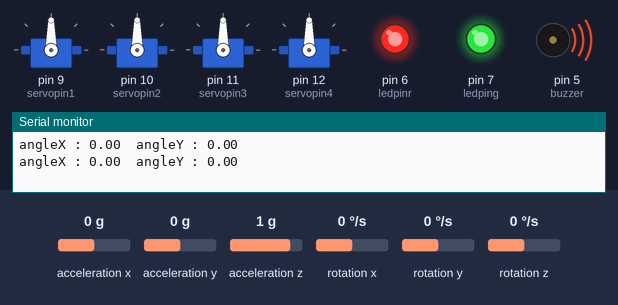
A sketch run on a simulated Arduino Uno, built with avr-gcc and run on an emulated ATmega328P. Parts: 4 × servo, output pins drawn as LEDs (lit = HIGH), buzzer (waves = sounding, pin HIGH), the last lines printed to the serial monitor. The inputs (shaded band) are chosen by the test bench; at power-on: acceleration x 0 g, acceleration y 0 g, acceleration z 1 g, rotation x 0 °/s, rotation y 0 °/s, rotation z 0 °/s.

Above: at 4.2 s.
4.3 s: acceleration x set to -1.4 g
At 4.8 s:
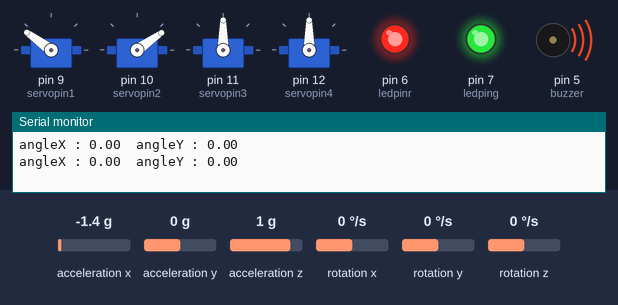
5.8 s: acceleration y set to -1.4 g
At 7.0 s:
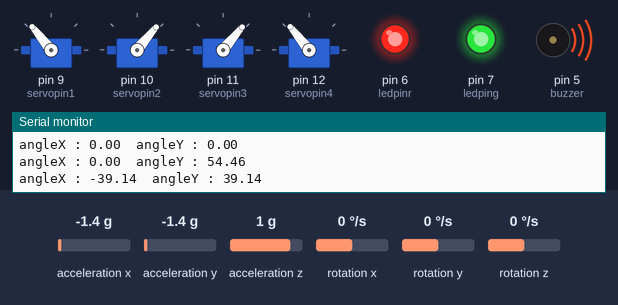
7.3 s: acceleration x set to -0.8 g
At 8.2 s:
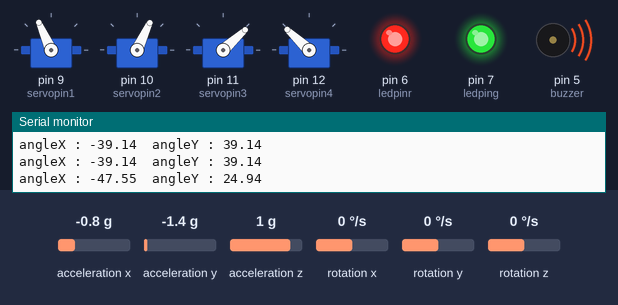
8.8 s: acceleration z set to -0.8 g
At 9.4 s:
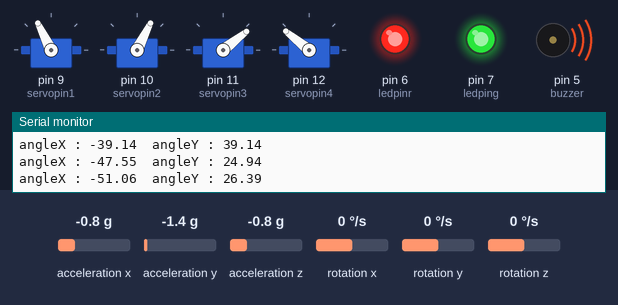
10.3 s: acceleration y set to 0 g
At 10.6 s:
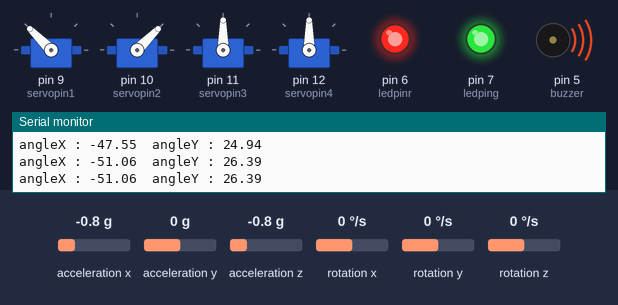
11.8 s: acceleration z set to -1.4 g
At 12.1 s:
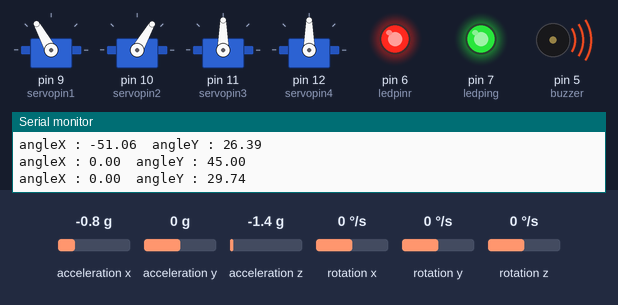
Timing chart, 0 to 14.3 s (numbered marks = the images above; inputs shaded):
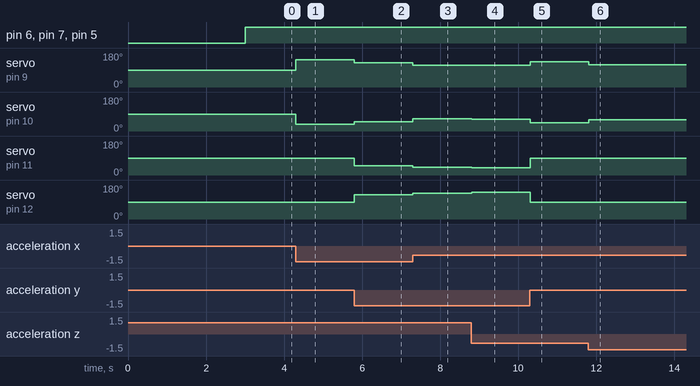

Measured:
- after the input at 4.3 s, servo on pin 9 (servopin1): 90° → 144° at once; servo on pin 10 (servopin2): 90° → 35° at once
- after the input at 5.8 s, servo on pin 9 (servopin1): 144° → 129° at once; servo on pin 10 (servopin2): 35° → 50° at once; servo on pin 11 (servopin3): 90° → 50° at once; servo on pin 12 (servopin4): 90° → 129° at once
- after the input at 7.3 s, servo on pin 9 (servopin1): 129° → 114° at once; servo on pin 10 (servopin2): 50° → 65° at once; servo on pin 11 (servopin3): 50° → 42° at once; servo on pin 12 (servopin4): 129° → 137° at once
- after the input at 8.8 s, servo on pin 9 (servopin1): 114° → 116° at once; servo on pin 10 (servopin2): 65° → 63° at once; servo on pin 11 (servopin3): 42° → 38° at once; servo on pin 12 (servopin4): 137° → 141° at once
- after the input at 10.3 s, servo on pin 9 (servopin1): 116° → 135° at once; servo on pin 10 (servopin2): 63° → 45° at once; servo on pin 11 (servopin3): 38° → 90° at once; servo on pin 12 (servopin4): 141° → 90° at once
- after the input at 11.8 s, servo on pin 9 (servopin1): 135° → 119° at once; servo on pin 10 (servopin2): 45° → 60° at once

The sketch:

starts.ino
```cpp
#include <MPU6050_tockn.h> //scl =A5 / sda =A4 /vcc =5v / grn =grn
#include <Servo.h>

int ledping =7;  //led pin
int ledpinr =6;

int buzzer  =5; // buzzer pin

int servopin1 = 9;  // Servo pin
int servopin2 = 10;
int servopin3 = 11;
int servopin4 = 12;

Servo servo1;   // Servo object
Servo servo2;
Servo servo3;
Servo servo4;

int pos = 0; //position

MPU6050 mpu6050(Wire);

long timer = 0;

void setup() {
  Serial.begin(9600);
  Wire.begin();
  mpu6050.begin();
  mpu6050.calcGyroOffsets(true);

  servo1.attach(servopin1);   //attach object to pin
  servo2.attach(servopin2);
  servo3.attach(servopin3);
  servo4.attach(servopin4);

  pinMode(7,OUTPUT);
  pinMode(6,OUTPUT);
  pinMode(5,OUTPUT);
}

void loop() {

  digitalWrite(ledpinr, HIGH);
  digitalWrite(ledping, HIGH);
  digitalWrite(buzzer, HIGH);
  mpu6050.update();

  if(millis() - timer > 1000){


    Serial.print("angleX : ");            // print
    Serial.print(mpu6050.getAngleX());
    Serial.print("  angleY : ");
    Serial.println(mpu6050.getAngleY());

    timer = millis();

  }

       //x-axis / roll

  if( mpu6050.getAngleX() == -1<0< 1){
   servo2.write(90);    //set to 90 degrees
    }
   servo2.write(90 - mpu6050.getAngleY()); //unstable angle

   if( mpu6050.getAngleX() == 0){
      servo1.write(90); //set to 90 degrees
    }
   servo1.write(90 + mpu6050.getAngleY()); //unstable angle

       //y-axis / pitch

   if(mpu6050.getAngleY() == 0){
    servo3.write(90);//set to 90 degrees
    }
    servo3.write(90 +mpu6050.getAngleX()); //unstable angle

   if(mpu6050.getAngleY() == 0){
    servo4.write(90); //set to 90 degrees
    }
    servo4.write(90 - mpu6050.getAngleX());//unstable angle

  }
```
